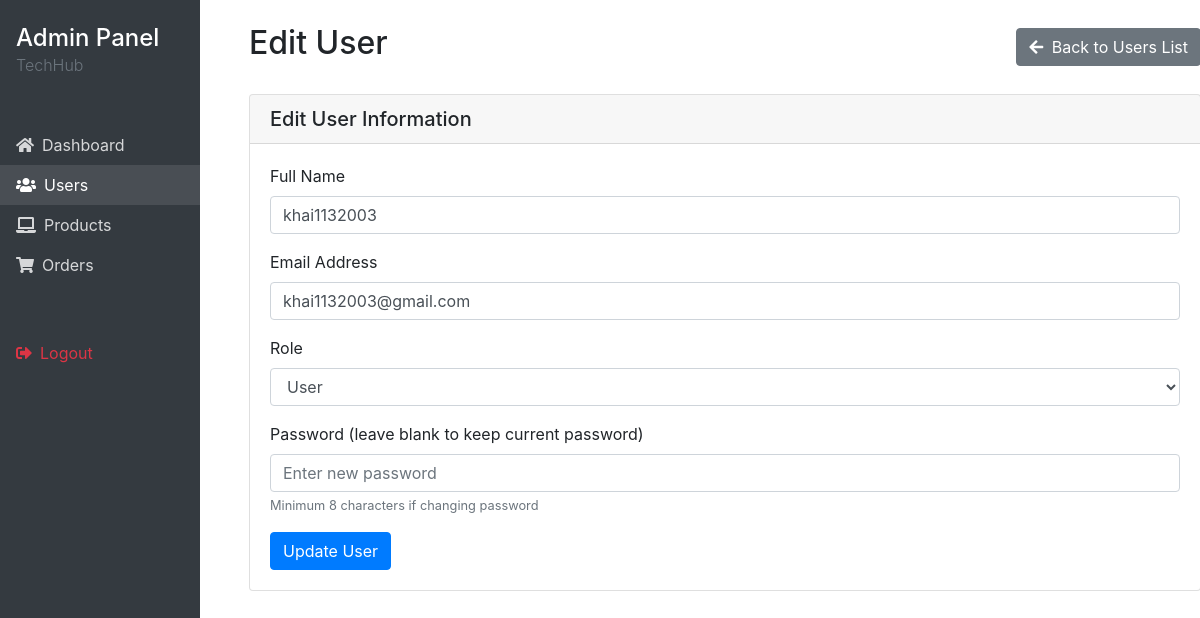
The app's page /admin/edit_user.php?id=19 (signed in) with its own data.
### tables this page shows
CREATE TABLE `users` (
  `id` int(11) NOT NULL,
  `fullname` varchar(100) NOT NULL,
  `email` varchar(100) NOT NULL,
  `password` varchar(255) NOT NULL,
  `created_at` datetime DEFAULT current_timestamp(),
  `updated_at` datetime DEFAULT current_timestamp() ON UPDATE current_timestamp(),
  `role` enum('user','admin') NOT NULL DEFAULT 'user',
  `gender` enum('male','female','other') DEFAULT NULL,
  `phone` varchar(20) DEFAULT NULL,
  `date_of_birth` date DEFAULT NULL,
  `avatar` varchar(255) DEFAULT 'default-avatar.png'
);

### admin/edit_user.php (the view, shortened to what this page needs)
<?php
require_once '../db_connect.php';
$user_id = $_GET['id'];
$stmt = $conn->prepare("SELECT id, fullname, email, role FROM users WHERE id = ?");
$stmt->bind_param("i", $user_id);
$stmt->execute();
$result = $stmt->get_result();
$user = $result->fetch_assoc();
?>
<!DOCTYPE html>
<html lang="en">
<head>
    <link rel="stylesheet" href="https://stackpath.bootstrapcdn.com/bootstrap/4.5.2/css/bootstrap.min.css">
    <link rel="stylesheet" href="https://cdnjs.cloudflare.com/ajax/libs/font-awesome/5.15.1/css/all.min.css">
</head>
<body>
    <div class="container-fluid">
        <div class="row">
            <div class="col-md-2 sidebar p-0">
                <div class="py-4 px-3 mb-4 bg-dark">
                    <div class="media d-flex align-items-center">
                        <div class="media-body">
                            <h4 class="m-0">Admin Panel</h4>
                            <p class="font-weight-light text-muted mb-0">TechHub</p>
                        </div>
                    </div>
                </div>
                <ul class="nav flex-column">
                    <li class="nav-item">
                        <a href="dashboard.php" class="nav-link">
                            <i class="fas fa-home mr-2"></i>Dashboard
                        </a>
                    </li>
                    <li class="nav-item">
                        <a href="manage_users.php" class="nav-link active">
                            <i class="fas fa-users mr-2"></i>Users
                        </a>
                    </li>
                    <li class="nav-item">
                        <a href="manage_products.php" class="nav-link">
                            <i class="fas fa-laptop mr-2"></i>Products
                        </a>
                    </li>
                    <li class="nav-item">
                        <a href="manage_orders.php" class="nav-link">
                            <i class="fas fa-shopping-cart mr-2"></i>Orders
                        </a>
                    </li>
                    <li class="nav-item mt-5">
                        <a href="../logout.php" class="nav-link text-danger">
                            <i class="fas fa-sign-out-alt mr-2"></i>Logout
                        </a>
                    </li>
                </ul>
            </div>
            <div class="col-md-10 main-content p-4">
                <div class="d-flex justify-content-between align-items-center mb-4">
                    <h2>Edit User</h2>
                    <a href="manage_users.php" class="btn btn-secondary">
                        <i class="fas fa-arrow-left mr-1"></i> Back to Users List
                    </a>
                </div>
                <div class="card">
                    <div class="card-header">
                        <h5 class="mb-0">Edit User Information</h5>
                    </div>
                    <div class="card-body">
                        <form method="post" action="">
                            <div class="form-group">
                                <label for="fullname">Full Name</label>
                                <input type="text" class="form-control" id="fullname" name="fullname" value="<?php echo htmlspecialchars($user['fullname']); ?>" required>
                            </div>
                            <div class="form-group">
                                <label for="email">Email Address</label>
                                <input type="email" class="form-control" id="email" name="email" value="<?php echo htmlspecialchars($user['email']); ?>" required>
                            </div>
                            <div class="form-group">
                                <label for="role">Role</label>
                                <select class="form-control" id="role" name="role">
                                    <option value="user" <?php echo ($user['role'] === 'user') ? 'selected' : ''; ?>>User</option>
                                </select>
                            </div>
                            <div class="form-group">
                                <label for="password">Password (leave blank to keep current password)</label>
                                <input type="password" class="form-control" id="password" name="password" placeholder="Enter new password">
                                <small class="form-text text-muted">Minimum 8 characters if changing password</small>
                            </div>
                            <button type="submit" class="btn btn-primary">Update User</button>
                        </form>
                    </div>
                </div>
            </div>
        </div>
    </div>
</body>
</html>

### admin/edit_user.php (style rules this page uses)
.sidebar { height: 100vh; background-color: #343a40; color: white; position: fixed; left: 0; }
.sidebar .nav-link { color: rgba(255, 255, 255, 0.8); }
.sidebar .nav-link.active { color: #fff; background-color: rgba(255, 255, 255, 0.1); }
.main-content { margin-left: 225px; }

### records on screen
users: fullname "khai1132003", email "khai1132003@gmail.com", role "User"
